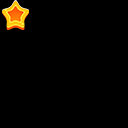

Tiled map render using the project's own tile images. Description and the map definition, with tile-layer contents summarised, below:
An orthogonal 4x4 tile map with 32x32 px tiles, 1 tile layer (Tile Layer 1).

<map version="1.0" orientation="orthogonal" renderorder="right-down" width="4" height="4" tilewidth="32" tileheight="32" nextobjectid="1">
 <tileset firstgid="1" name="coin" tilewidth="32" tileheight="32" tilecount="16" columns="4">
  <image source="coin.png" width="128" height="128" />
  <tile id="0">
   <properties>
    <property name="idle" value="" />
   </properties>
   <animation>
    <frame tileid="0" duration="250" />
    <frame tileid="1" duration="250" />
    <frame tileid="2" duration="250" />
    <frame tileid="3" duration="250" />
    <frame tileid="4" duration="250" />
    <frame tileid="5" duration="250" />
    <frame tileid="6" duration="250" />
    <frame tileid="7" duration="250" />
    <frame tileid="8" duration="250" />
    <frame tileid="9" duration="250" />
   </animation>
  </tile>
 </tileset>
 <layer name="Tile Layer 1" width="4" height="4">
  <data>[16 cells, 1 non-empty, 1 distinct tile ids]</data>
 </layer>
</map>
